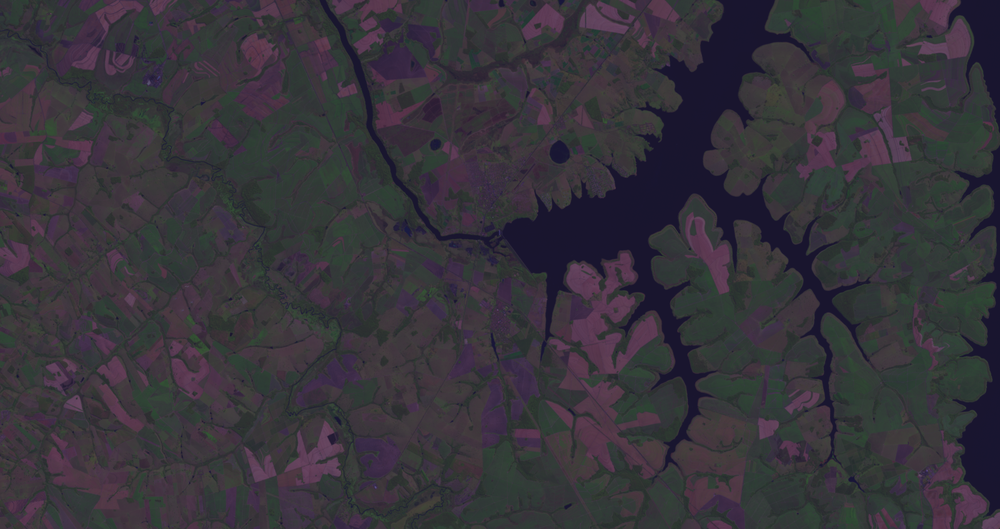
#> input picture s4/pratica/satelite.png, 1000 x 529 px, shrunk from 1601 x 847 before the run
$ python HistogramaEqualizar2.py
#> lines starting #> are read from the running program, lines starting #| are printed output that depends on the picture
from matplotlib import pyplot as plt
import numpy as np
import cv2
imgOri = cv2.imread('satelite.png')
#> imgOri is the input picture: shape (529, 1000, 3); mean B, G, R 58.6, 51.8, 54.8
cv2.imshow("Imagem", imgOri)

img = cv2.cvtColor(imgOri, cv2.COLOR_BGR2GRAY)
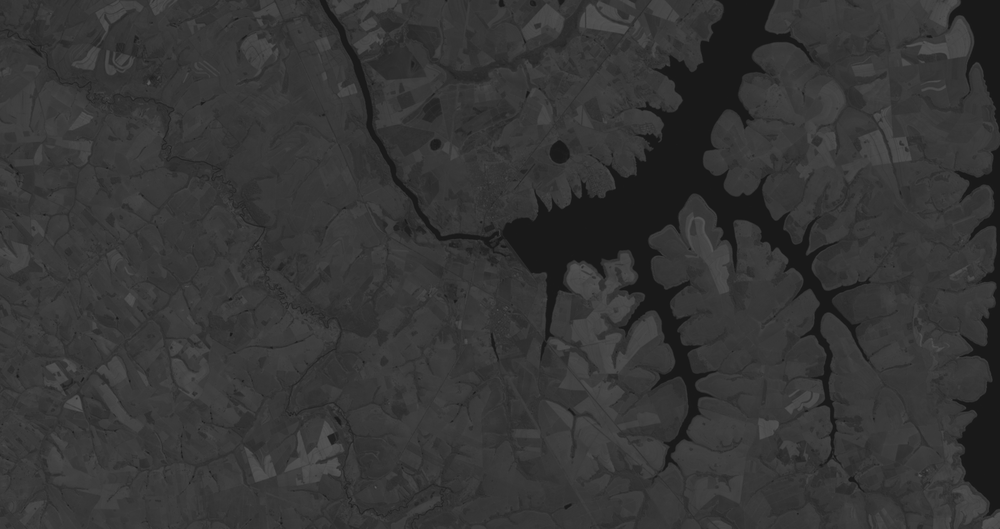
#> img: shape (529, 1000); min 22, max 90, mean 53.5
cv2.imshow("/", img)
cv2.waitKey(0)

h_eq = cv2.equalizeHist(img)
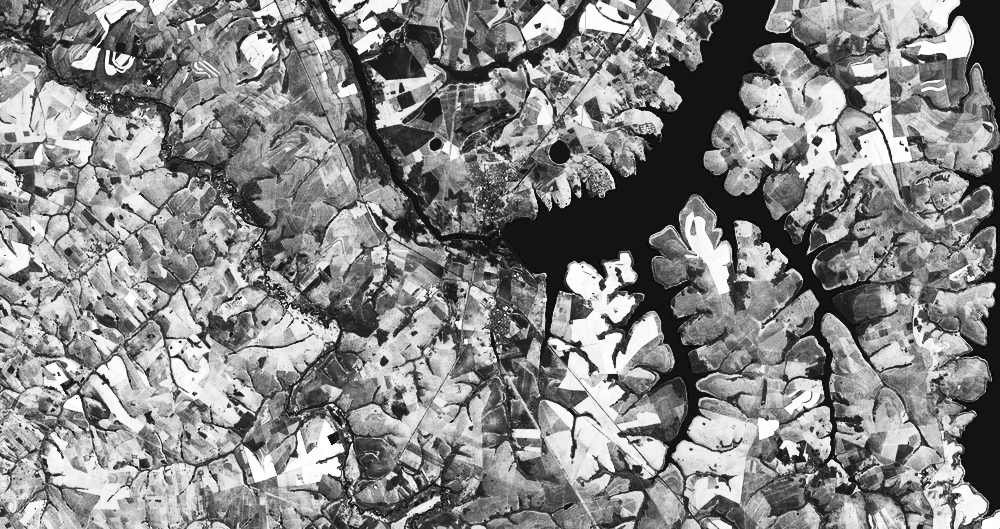
#> h_eq: shape (529, 1000); min 0, max 255, mean 133.8
cv2.imshow("/Equalizada", h_eq)
cv2.waitKey(0)

plt.figure()
plt.title("Histograma Original")
plt.xlabel("Intensidade")
plt.ylabel("Qtde de Pixels")
plt.hist(img.ravel(), 256, [0,256])
plt.xlim([0, 256])
plt.show()
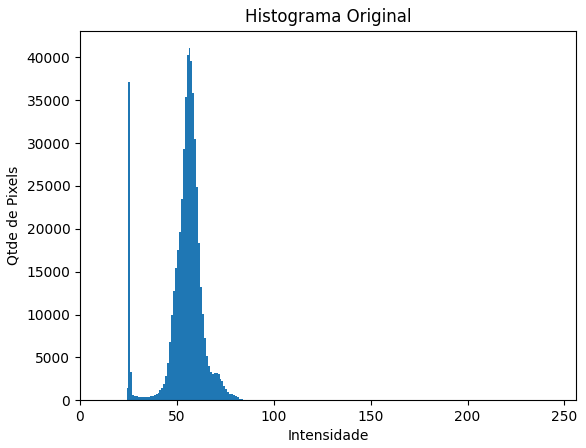
#> figure drawn by matplotlib, 1 panel; tallest bar 41082 high, from x = 56 to 57


plt.figure()
plt.title("Histograma Equalizado")
plt.xlabel("Intensidade")
plt.ylabel("Qtde de Pixels")
plt.hist(h_eq.ravel(), 256, [0,256])
plt.xlim([0, 256])
plt.show()
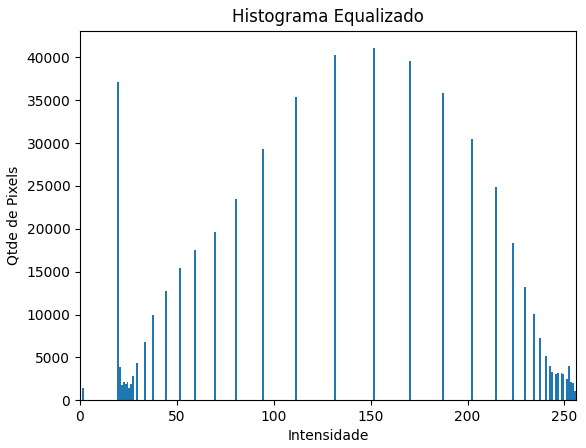
#> figure drawn by matplotlib, 1 panel; tallest bar 41082 high, from x = 151 to 152

#cv2.waitKey(0)


cv2.waitKey(0)
